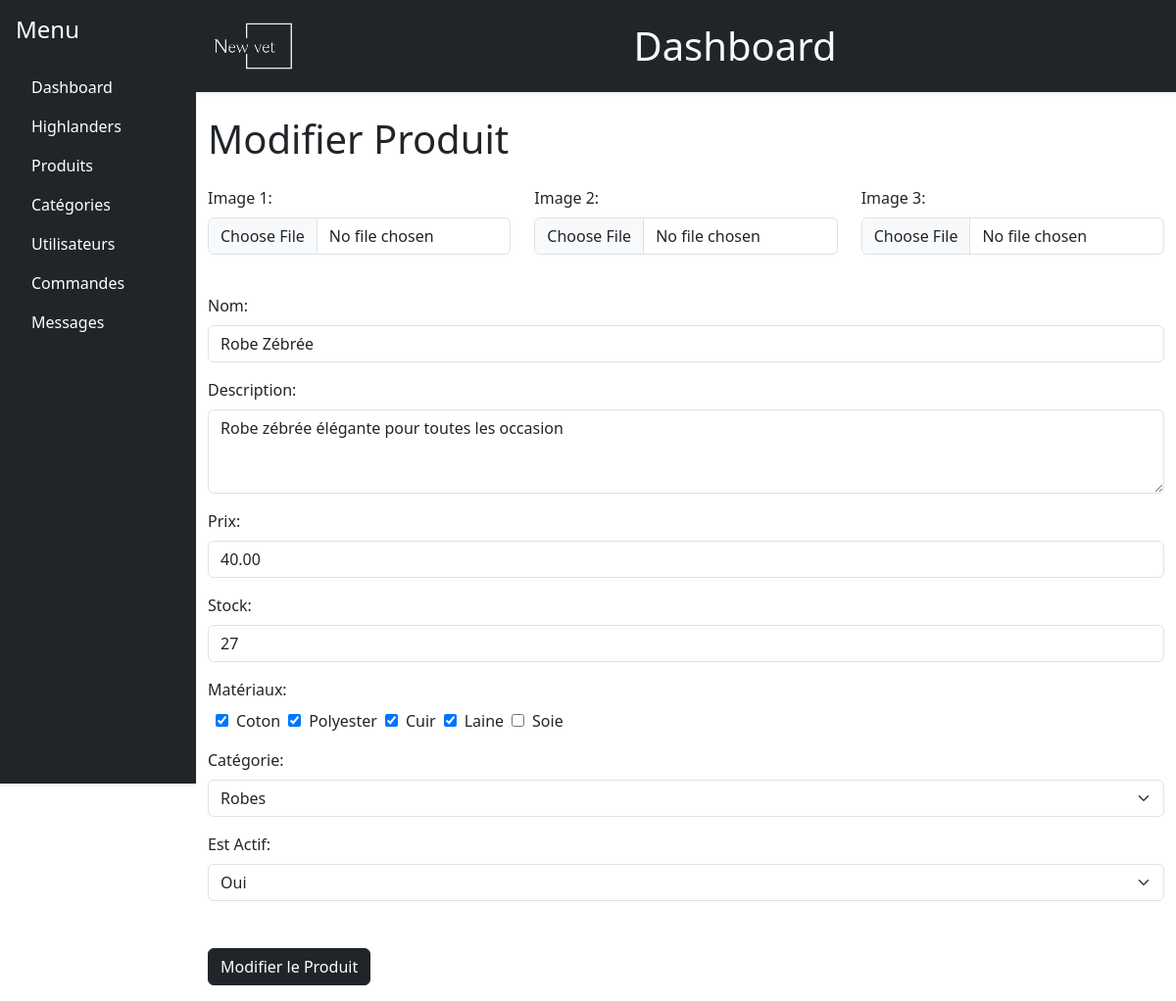
Screenshot of /backoffice/product.php?id=1 (signed in) with the database file from the repository.
### tables this page shows
CREATE TABLE `produits` (
  `id` int(11) NOT NULL,
  `categorie_id` int(11) DEFAULT NULL,
  `nom` varchar(255) NOT NULL,
  `description` text DEFAULT NULL,
  `prix` decimal(10,2) NOT NULL,
  `stock` int(11) DEFAULT 0,
  `date_ajout` date NOT NULL DEFAULT current_timestamp(),
  `en_priorite` tinyint(1) NOT NULL DEFAULT 0,
  `est_actif` tinyint(1) NOT NULL DEFAULT 1
);

CREATE TABLE `materiaux` (
  `id` int(11) NOT NULL,
  `nom` varchar(100) NOT NULL,
  `est_actif` tinyint(1) NOT NULL DEFAULT 1
);

### API/productsRequests.php (called while the page is built, shortened)
<?php
function GetProductByID($pdo, $productID, $activeOnly = 1) {
    $query = "SELECT * FROM produits WHERE id = :productID AND est_actif >= :activeOnly";
    $statement = $pdo->prepare($query);
    $statement->bindParam(':productID', $productID, PDO::PARAM_INT);
    $statement->bindParam(':activeOnly', $activeOnly, PDO::PARAM_INT);
    if (!@$statement->execute()) {
        $errorInfo = $statement->errorInfo();
        $errorMessage = json_encode($errorInfo[2]);
        echo "<script>console.error($errorMessage);</script>";
        return false;
    }
    return $statement->fetch(PDO::FETCH_ASSOC);
}
function GetMaterials($pdo, $activeOnly = 1){
    $query = "SELECT * FROM materiaux WHERE est_actif >= :activeOnly";
    $statement = $pdo->prepare($query);
    $statement->bindParam(':activeOnly', $activeOnly, PDO::PARAM_INT);
    if (!@$statement->execute()) {
        $errorInfo = $statement->errorInfo();
        $errorMessage = json_encode($errorInfo[2]);
        echo "<script>console.error($errorMessage);</script>";
        return false;
    }
    return $statement->fetchAll(PDO::FETCH_ASSOC);
}
function GetMaterialsIDByProduct($pdo, $productID){
    $query = "SELECT materiau_id FROM produits_materiaux WHERE produit_id = :productID";
    $statement = $pdo->prepare($query);
    $statement->bindParam(':productID', $productID, PDO::PARAM_INT);
    if (!@$statement->execute()) {
        $errorInfo = $statement->errorInfo();
        $errorMessage = json_encode($errorInfo[2]);
        echo "<script>console.error($errorMessage);</script>";
        return false;
    }
    $materials = $statement->fetchAll(PDO::FETCH_ASSOC);
    $materialsID = array();
    foreach ($materials as $material) {
        array_push($materialsID, $material['materiau_id']);
    }
    return $materialsID;
}

### API/usersRequests.php (called while the page is built, shortened)
<?php
function GetCurrentUser($pdo, $activeOnly = 1)
{
    if (isset($_SESSION['user_id'])) {
        $id = $_SESSION['user_id'];
        $query = "SELECT * FROM utilisateurs WHERE id = :id AND est_actif >= :activeOnly LIMIT 1 ";
        $statement = $pdo->prepare($query);
        $statement->bindParam(':id', $id, PDO::PARAM_INT);
        $statement->bindParam(':activeOnly', $activeOnly, PDO::PARAM_INT);
        if (!@$statement->execute()) {
            $errorInfo = $statement->errorInfo();
            $errorMessage = json_encode($errorInfo[2]);
            echo "<script>console.error($errorMessage);</script>";
            return false;
        }
        return $statement->fetch(PDO::FETCH_ASSOC);
    }
    return false;
}

### API/categoriesRequests.php (called while the page is built, shortened)
<?php
function GetCategories($pdo, $activeOnly = 1) {
    $query = "SELECT * FROM categories WHERE est_actif >= :activeOnly";
    $statement = $pdo->prepare($query);
    $statement->bindParam(':activeOnly', $activeOnly, PDO::PARAM_INT);
    if (!@$statement->execute()) {
        $errorInfo = $statement->errorInfo();
        $errorMessage = json_encode($errorInfo[2]);
        echo "<script>console.error($errorMessage);</script>";
        return false;
    }
    $categories = $statement->fetchAll(PDO::FETCH_ASSOC);
    return $categories;
}

### backoffice/product.php (the view, shortened to what this page needs)
<?php
include_once "../config.php";
include_once "../API/usersRequests.php";
include_once "../API/productsRequests.php";
include_once "../API/categoriesRequests.php";
$user = GetCurrentUser($pdo);
$productID = intval($_GET['id']);
$product = GetProductById($pdo, $productID, 0);
?>
<!DOCTYPE html>
<html lang="fr">
<head>
    <link rel="stylesheet" href="https://cdn.jsdelivr.net/npm/bootstrap-icons@1.11.3/font/bootstrap-icons.min.css">
    <link href="https://cdn.jsdelivr.net/npm/bootstrap@5.3.3/dist/css/bootstrap.min.css" rel="stylesheet">
</head>
<body>
    <div class="container-fluid p-0">
        <div class="row g-0">
            <div class="col-md-2 p-0">
                <?php include 'navbar.php'; ?>
            </div>
            <div class="col-md-10 p-0">
                <?php include 'header.php'; ?>
                <div class="container mt-4">
                    <h1 class="mb-4">Modifier Produit</h1>
                    <form id="productForm" method="POST" enctype="multipart/form-data">
                        <div class="row mb-3">
                            <div class="col">
                                <label for="image1" class="form-label">Image 1:</label>
                                <input type="file" id="image1" name="image1" class="form-control" accept="image/webp">
                                <div class="img-container">
                                </div>
                            </div>
                            <div class="col">
                                <label for="image2" class="form-label">Image 2:</label>
                                <input type="file" id="image2" name="image2" class="form-control" accept="image/webp">
                                <div class="img-container">
                                </div>
                            </div>
                            <div class="col">
                                <label for="image3" class="form-label">Image 3:</label>
                                <input type="file" id="image3" name="image3" class="form-control" accept="image/webp">
                                <div class="img-container">
                                </div>
                            </div>
                        </div>
                        <div class="mb-3">
                            <label for="nom" class="form-label">Nom:</label>
                            <input type="text" id="nom" name="nom" class="form-control" value="<?php echo $product['nom']; ?>" required>
                        </div>
                        <div class="mb-3">
                            <label for="description" class="form-label">Description:</label>
                            <textarea id="description" name="description" class="form-control" rows="3" required><?php echo $product['description']; ?></textarea>
                        </div>
                        <div class="mb-3">
                            <label for="prix" class="form-label">Prix:</label>
                            <input type="number" id="prix" name="prix" class="form-control" step="0.01" required value="<?php echo $product['prix']; ?>">
                        </div>
                        <div class="mb-3">
                            <label for="stock" class="form-label">Stock:</label>
                            <input type="number" id="stock" name="stock" class="form-control" required value="<?php echo $product['stock']; ?>">
                        </div>
                        <div class="mb-3">
                            <label for='material' class='form-label'>Matériaux:</label><br />
                            <?php
                            $materials = GetMaterials($pdo,0);
                            $associatedMaterialIds = GetMaterialsIDByProduct($pdo, $productID);
                            foreach ($materials as $material) {
                                $idMat = $material['id'];
                                $nomMat = $material['nom'];
                                $checked = in_array($idMat, $associatedMaterialIds) ? 'checked' : '';
                                echo "<input type='checkbox' class='mx-2' id='material$idMat' name='material[]' value='$idMat' $checked>$nomMat</input>";
                            }
                            ?>
                        </div>
                        <div class="mb-3">
                            <label for="categorie_id" class="form-label">Catégorie:</label>
                            <select id="categorie_id" name="categorie_id" class="form-select">
                                <?php
                                $categories = GetCategories($pdo);
                                foreach ($categories as $cat) {
                                    $selected = ($cat['id'] == $product['categorie_id']) ? ' selected' : '';
                                    echo "<option value='{$cat['id']}'$selected>{$cat['nom']}</option>";
                                }
                                ?>
                            </select>
                        </div>
                        <div class="mb-5">
                            <label for="isActive" class="form-label">Est Actif:</label>
                            <select id="isActive" name="isActive" class="form-select">
                                <option value="1" <?php echo $product['est_actif'] == 1 ? 'selected' : ''; ?>>Oui</option>
                            </select>
                        </div>
                        <button type="submit" class="btn btn-dark mb-3">Modifier le Produit</button>
                    </form>
                </div>
            </div>
        </div>
    </div>
</body>
</html>

### backoffice/product.php (style rules this page uses)
.img-container { position: relative; display: inline-block; width: 30%; }

### rows the page displays
produits: nom "Robe Zébrée", description "Robe zébrée élégante pour toutes les occasion", prix "40.00", stock "27", isActive "Oui"
materiaux: nom "Coton"
materiaux: nom "Polyester"
materiaux: nom "Cuir"
materiaux: nom "Laine"
materiaux: nom "Soie"

### other values shown
form field categorie_id "Robes"
